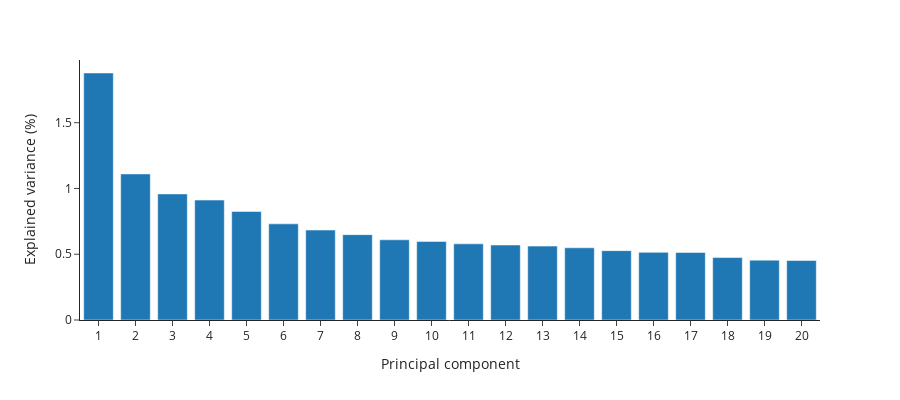

Here is the notebook cell this chart was saved with:
### Code cell
af1.plot_pca_variance(evr)

### Figure 1 — Plotly figure (JSON) as saved in the notebook; plotly's stock layout.template omitted (floating-point values rounded to 4 significant figures)
{"data": [{"alignmentgroup": "True", "hovertemplate": "Principal component=%{x}<br>Explained variance (%)=%{y}<extra></extra>", "legendgroup": "", "marker": {"color": "#1F77B4", "pattern": {"shape": ""}}, "name": "", "offsetgroup": "", "orientation": "v", "showlegend": false, "textposition": "auto", "type": "bar", "x": ["1", "2", "3", "4", "5", "6", "7", "8", "9", "10", "11", "12", "13", "14", "15", "16", "17", "18", "19", "20"], "xaxis": "x", "y": [1.878, 1.111, 0.9586, 0.9117, 0.8252, 0.731, 0.6838, 0.6491, 0.6098, 0.5975, 0.5792, 0.57, 0.5618, 0.549, 0.5274, 0.5142, 0.5133, 0.4748, 0.4552, 0.4523], "yaxis": "y"}], "layout": {"barmode": "relative", "height": 400, "legend": {"tracegroupgap": 0}, "margin": {"t": 60}, "width": 900, "xaxis": {"anchor": "y", "domain": [0, 1], "title": {"text": "Principal component"}}, "yaxis": {"anchor": "x", "domain": [0, 1], "title": {"text": "Explained variance (%)"}}}}
